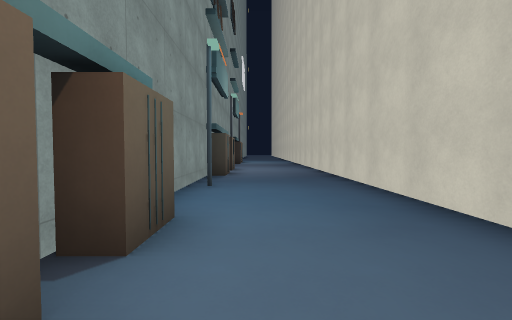
view 1 (above)

19 first-person views from a walk through a 3-D level made in the Godot game engine. The camera is 1.5 m above the floor, tilts 2° down and sees 90° across. The floor is counted in squares, 2 m on a side. Each view is taken from the middle of a square. On the plan, view 1 faces up. The plan holds only what a view shows up to about 9 squares ahead; the rest is blank. The place goes on beyond the plan. Characters and animated objects are left out. Surface patterns are stand-ins for the level's own textures.

view 2
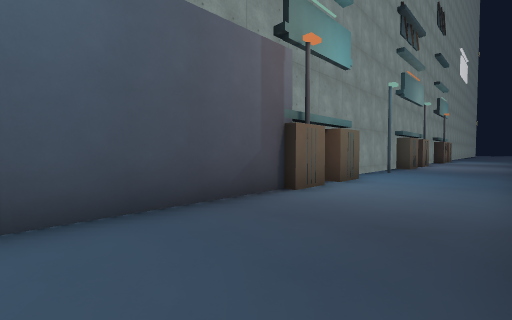

view 3
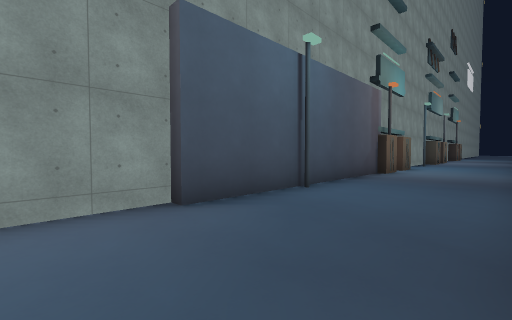

view 4
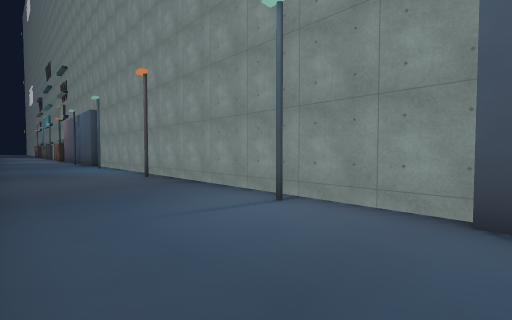

view 5
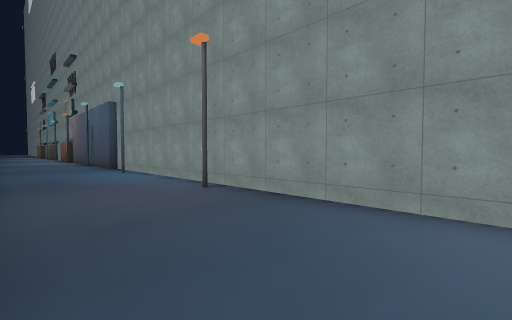

view 6
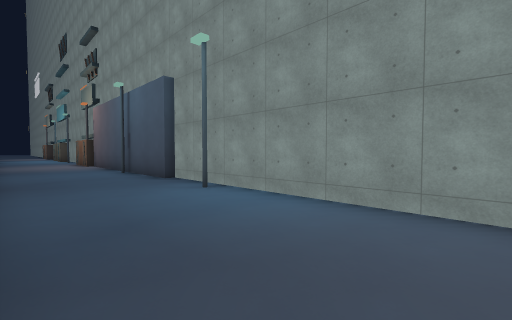

view 7
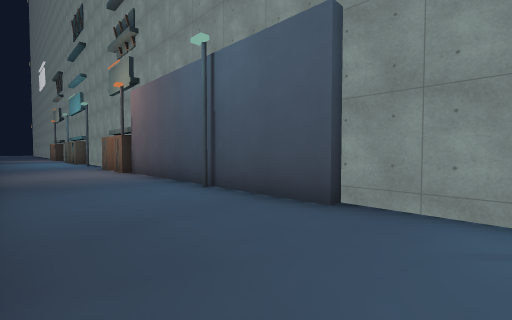

view 8
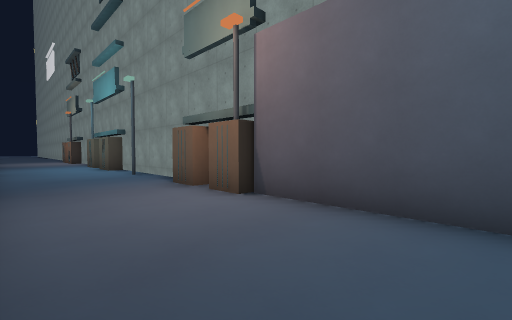

view 9
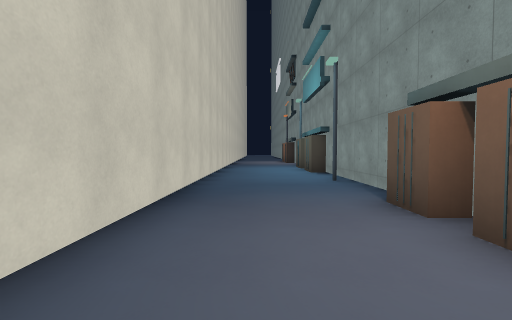

view 10
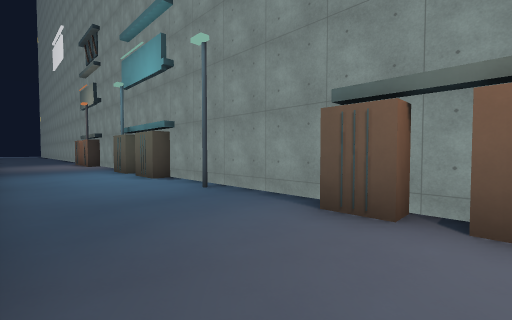

view 11
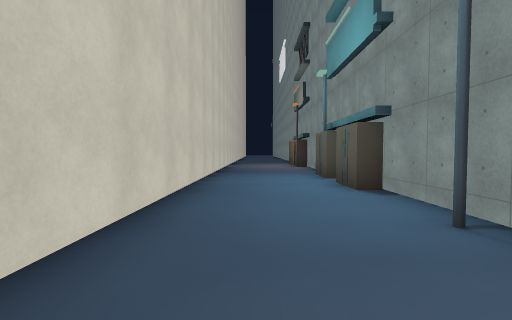

view 12
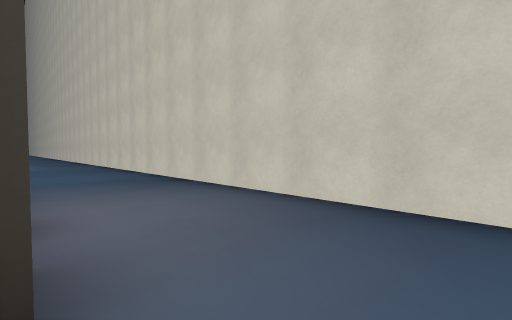

view 13
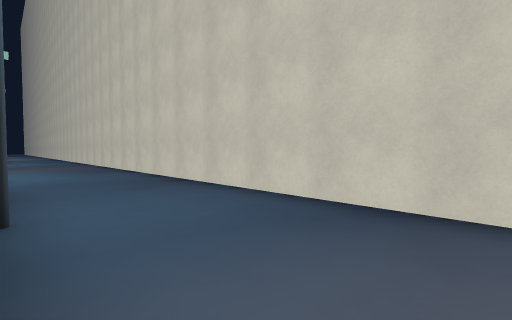

view 14
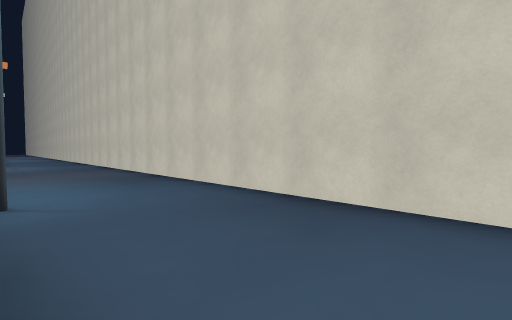

view 15
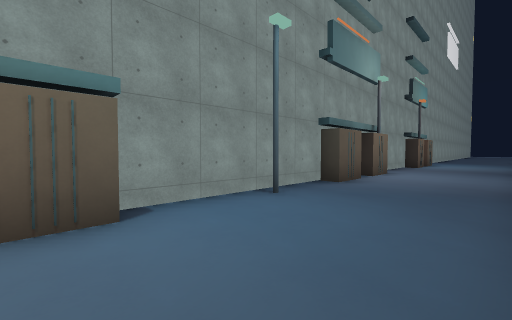

view 16
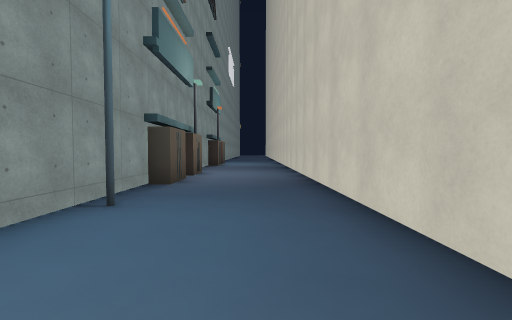

view 17
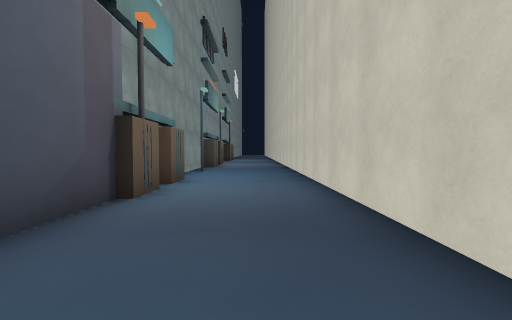

view 18
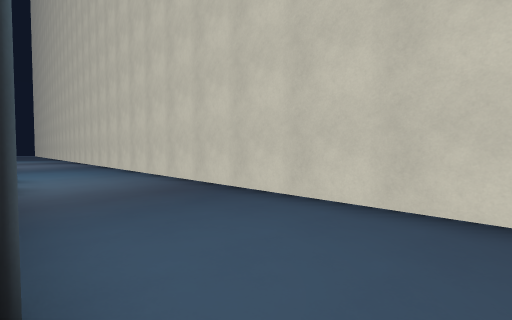

view 19
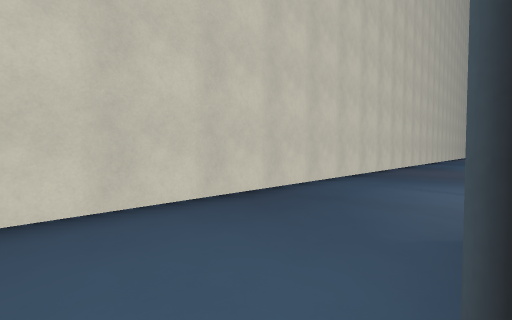

### Floor plan
Points are (right, up) in squares from view 1. A wall is a line through its corners. A room is listed if a view was taken in it or the views show most of it. See-through windows are left out.
Room 1 (views 1, 2, 3, 4, 5, 6, 7, 8, 9, 10, 11, 12, 13, 14, 15, 16, 17, 18, 19)
walls: (2.5, -13.2) (2.5, 11); (-1.5, -7.2) (-1.5, -21.7); (-1.2, -21.7) (-1.2, -29.3) (-0.9, -29.3) (-0.9, -30.2); (-1.2, 0) (-1.2, -7.2); (-0.9, 1.1) (-0.9, 0); (-1.5, -30.2) (-1.5, -30.8) (-0.9, -30.8) (-0.9, -31.8); (-0.9, 3) (-0.9, 1.8); (-1.5, -32) (-1.5, -36.9) (-0.9, -36.9) (-0.9, -38.2); (-0.9, 9.1) (-0.9, 7.8) (-1.5, 7.8) (-1.5, 3); (-0.9, -39) (-0.9, -39.5); (-0.9, 11.1) (-0.9, 9.9); (2.5, -39.5) (2.5, -14.8)
ways out: closed door at (-2, -25.5); closed door at (-2, -3.5)

Positions as (right, up) in squares from view 1, and headings:
1: (0, 0), facing up
2: (2, -4), facing up-left
3: (2, -9), facing up-left
4: (2, -7), facing down-left
5: (2, -10), facing down-left
6: (2, -15), facing down-left
7: (2, -20), facing down-left
8: (2, -26), facing down-left
9: (1, -28), facing down
10: (2, -30), facing down-left
11: (1, -32), facing down
12: (-1, -33), facing up-right
13: (-1, -28), facing up-right
14: (-1, -24), facing up-right
15: (2, 2), facing up-left
16: (1, 2), facing up
17: (1, -4), facing up
18: (-1, -6), facing up-right
19: (-1, -4), facing down-right
